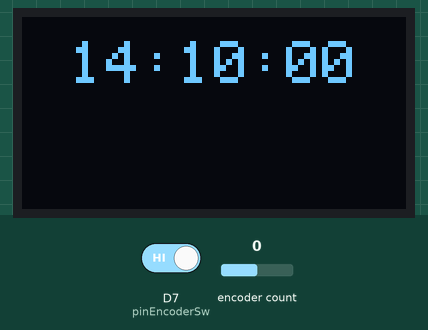
Simulated run of this sketch. Board: Arduino MKR. Shown: 128×64 one-colour display. Inputs (shaded band) come from the test bench; at power-on: D7 (pinEncoderSw) HIGH, encoder count 0. The local clock reads 2024-03-15 10:24:30 at power-on unless the sketch sets it; what the sketch prints to the serial monitor is not drawn.

Above: at 1.2 s.
1.3 s: D7 (pinEncoderSw) driven LOW
At 2.2 s:
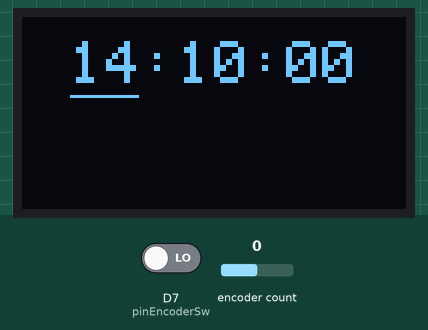
2.8 s: encoder count set to -1
At 4.0 s:
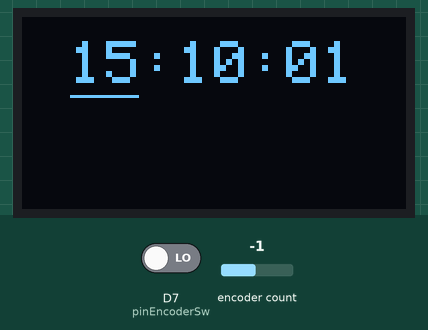
4.3 s: encoder count set to 0
At 4.8 s:
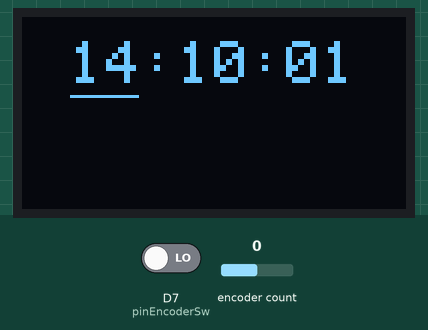
5.8 s: encoder count set to 1
At 6.8 s:
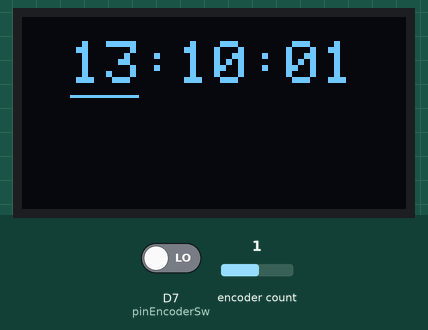
Timing chart, 0 to 8.3 s (numbered marks = the images above; inputs shaded):
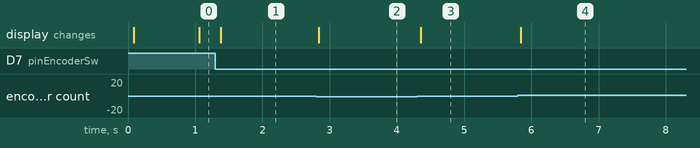

Measured:
- after the input at 1.3 s, the display: changes after 0.08 s (image 1)
- after the input at 2.8 s, the display: changes at once (image 2)
- after the input at 4.3 s, the display: changes after 0.05 s (image 3)
- after the input at 5.8 s, the display: changes at once (image 4)

The sketch:

own-time-clock.ino
```cpp
#include <RTCZero.h>
#include <Encoder.h>
#include <Wire.h>
#include <Adafruit_SSD1306.h>
#include <Adafruit_GFX.h>

// Pins
const int pinEncoderClk = 5;
const int pinEncoderDt = 6;
const int pinEncoderSw = 7; // Button

// Display related globals
#define OLED_ADDR   0x3C
Adafruit_SSD1306 display(-1);
String displayText = "HH:MM:SS";

// RTC Related globals
RTCZero rtc;
byte seconds = 0;
byte minutes = 10;
byte hours = 14;
const byte day = 30;
const byte month = 1;
const byte year = 20;

// Encoder related globalshe
Encoder encoder(pinEncoderClk, pinEncoderDt);
long oldEncoderPosition  = -999;
String buttonState = "BUTTON_UP";

// Interval related globals
const long interval = 1000;
unsigned long previousMillis = 0;

// Control related globals
String currentMode = "IDLE"; // IDLE -> HOUR -> MINUTE -> SECOND -> IDLE

void setup() {
  Serial.begin(9600);
  setupRTC();
  pinMode(pinEncoderSw, INPUT);
  setupDisplay();
}

void loop() {
  // put your main code here, to run repeatedly:
  checkInterval();
  checkEncoderRotation();
  checkEncoderButton();
  updateDisplay();
  delay(4);
}

void checkInterval() {
  unsigned long currentMillis = millis();
  if (currentMillis - previousMillis >= interval) {
    previousMillis = currentMillis;
    // Interval logic here
    if (currentMode == "IDLE") {
      setDisplayTime();
    }
  }
}

void checkEncoderRotation() {
  long newEncoderPosition = encoder.read();
  if (newEncoderPosition >= oldEncoderPosition + 4) {
    oldEncoderPosition = newEncoderPosition;
    onLeftTurn();
  } else if (newEncoderPosition <= oldEncoderPosition - 4) {
    oldEncoderPosition = newEncoderPosition;
    onRightTurn();
  }
}

void checkEncoderButton() {
  int sensorVal = digitalRead(pinEncoderSw);
  String newButtonState;
  if (sensorVal == LOW) {
    newButtonState = "BUTTON_UP";
  } else {
    newButtonState = "BUTTON_DOWN";
  }
  if (newButtonState == "BUTTON_UP" && buttonState == "BUTTON_DOWN") {
    onButtonPressed();
  }
  buttonState = newButtonState;
}

void onRightTurn() {
  Serial.println("RIGHT");
  if (currentMode == "IDLE") return;
  if (currentMode == "HOUR") {
    if (hours == 23) {
      hours = 0;
    } else {
      hours++;
    }
  } else if (currentMode == "MINUTE") {
    if (minutes == 59) {
      minutes = 0;
    } else {
      minutes++;
    }
  } else if (currentMode == "SECOND") {
    if (seconds == 59) {
      seconds = 0;
    } else {
      seconds++;
    }
  }
  setDisplayTime();
}

void onLeftTurn() {
  Serial.println("LEFT");
  if (currentMode == "IDLE") return;
  if (currentMode == "HOUR") {
    if (hours == 0) {
      hours = 23;
    } else {
      hours--;
    }
  } else if (currentMode == "MINUTE") {
    if (minutes == 0) {
      minutes = 59;
    } else {
      minutes--;
    }
  } else if (currentMode == "SECOND") {
    if (seconds == 0) {
      seconds = 59;
    } else {
      seconds--;
    }
  }
  setDisplayTime();
}

void onButtonPressed() {
  Serial.println("BUTTON_PRESSED");
  currentMode = getNextMode();
  if (currentMode == "HOURS") {
    pauseClock();
  }
  if (currentMode == "IDLE") {
    continueClock();
  }
}

void pauseClock() {
  seconds = rtc.getSeconds();
  minutes = rtc.getMinutes();
  hours = rtc.getHours();
}

void continueClock() {
  rtc.setSeconds(seconds);
  rtc.setMinutes(minutes);
  rtc.setHours(hours);
}

void setDisplayTime() {
  //  Serial.println(getFormattedTimeForSerialMonitor());
  displayText = getFormattedTimeForDisplay();
}

String getFormattedTimeForSerialMonitor() {
  return twoDigit(rtc.getDay()) + "/" +
         twoDigit(rtc.getMonth()) + "/" +
         twoDigit(rtc.getYear()) + " " +
         twoDigit(rtc.getHours()) + ":" +
         twoDigit(rtc.getMinutes()) + ":" +
         twoDigit(rtc.getSeconds());
}

String getFormattedTimeForDisplay() {
  return twoDigit(hours) + ":" +
         twoDigit(minutes) + ":" +
         twoDigit(seconds);
}

String getNextMode() {
  if (currentMode == "IDLE") {
    return "HOUR";
  } else if (currentMode == "HOUR") {
    return "MINUTE";
  } else if (currentMode == "MINUTE") {
    return "SECOND";
  } else if (currentMode == "SECOND") {
    return "IDLE";
  }
  return "IDLE";
}

String twoDigit(int number)
{
  if (number < 10) {
    return "0" + String(number);
  }
  return String(number);
}

void updateDisplay() {
  updateDisplayedClockIfIdle();
  display.fillScreen(BLACK);
  display.setTextSize(2);
  display.setTextColor(WHITE);
  display.setCursor(16, 8);
  display.print(displayText);
  drawUnderscore();
  display.display();
}

void updateDisplayedClockIfIdle() {
  if (currentMode == "IDLE") {
    // TODO: add offset logic
    seconds = rtc.getSeconds();
    minutes = rtc.getMinutes();
    hours = rtc.getHours();
  }
}

void drawUnderscore() {
  const int underscoreY = 26;
  const int underscoreWidth = 22;
  const int underscorePadding = 14;
  const int hourLeftX = 16;
  const int minuteLeftX = hourLeftX + underscoreWidth + underscorePadding;
  const int secondLeftX = minuteLeftX + underscoreWidth + underscorePadding;
  if (currentMode == "HOUR") {
    display.drawLine(hourLeftX, underscoreY, hourLeftX + underscoreWidth, underscoreY, WHITE);
  } else if (currentMode == "MINUTE") {
    display.drawLine(minuteLeftX, underscoreY, minuteLeftX + underscoreWidth, underscoreY, WHITE);
  } else if (currentMode == "SECOND") {
    display.drawLine(secondLeftX, underscoreY, secondLeftX + underscoreWidth, underscoreY, WHITE);
  }
}

void setupRTC() {
  rtc.begin();
  rtc.setHours(hours);
  rtc.setMinutes(minutes);
  rtc.setSeconds(seconds);
  rtc.setDay(day);
  rtc.setMonth(month);
  rtc.setYear(year);
}

void setupDisplay() {
  display.begin(SSD1306_SWITCHCAPVCC, OLED_ADDR);
  display.clearDisplay();
  display.display();
}
```
